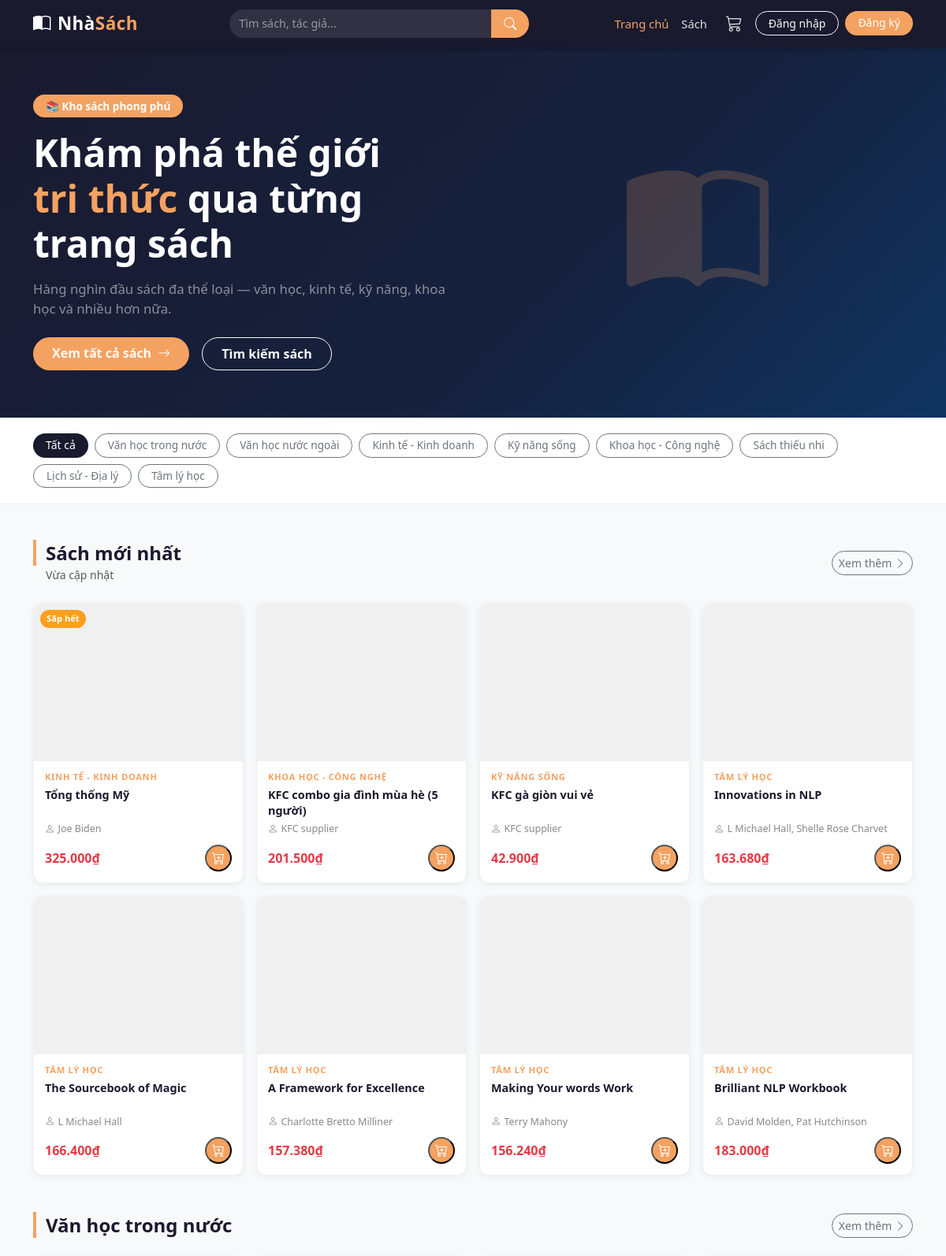
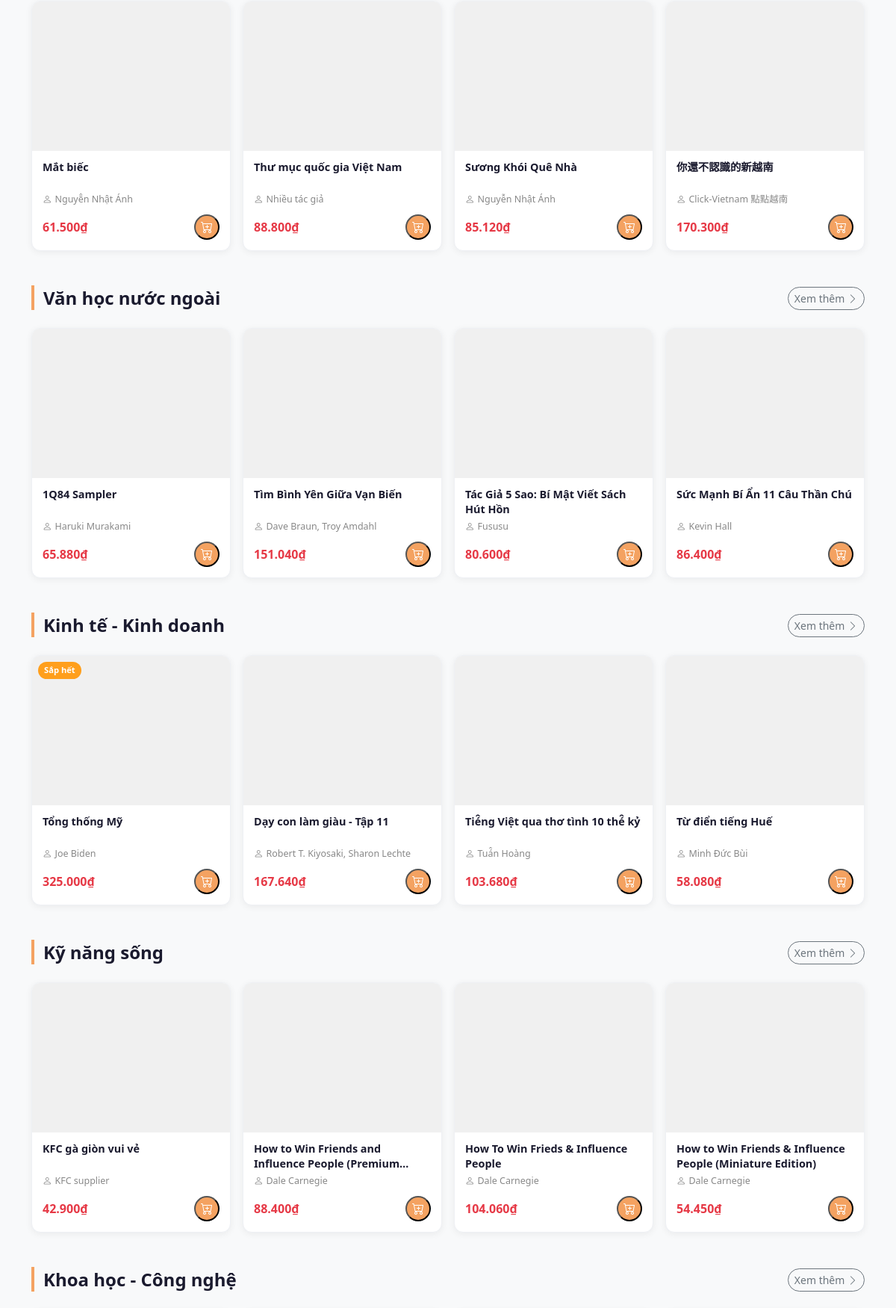
The page / (upper part) on the database its author committed (2 pictures, top to bottom).
### tables this page shows
CREATE TABLE `the_loai` (
  `id` int(11) NOT NULL,
  `ten` varchar(100) NOT NULL,
  `mo_ta` text DEFAULT NULL,
  `trang_thai` tinyint(1) NOT NULL DEFAULT 1
);

CREATE TABLE `sach` (
  `id` int(11) NOT NULL,
  `ma_sach` varchar(20) NOT NULL,
  `ten` varchar(255) NOT NULL,
  `tac_gia` varchar(150) DEFAULT NULL,
  `the_loai_id` int(11) NOT NULL,
  `nha_xb` varchar(150) DEFAULT NULL,
  `mo_ta` text DEFAULT NULL,
  `don_vi_tinh` varchar(30) DEFAULT 'cuốn',
  `hinh` varchar(255) DEFAULT NULL,
  `so_luong` int(11) NOT NULL DEFAULT 0,
  `gia_nhap` decimal(15,2) NOT NULL DEFAULT 0.00,
  `ty_le_ln` decimal(5,2) NOT NULL DEFAULT 0.00,
  `hien_trang` tinyint(1) NOT NULL DEFAULT 1,
  `da_nhap_hang` tinyint(1) NOT NULL DEFAULT 0,
  `ngay_tao` datetime DEFAULT current_timestamp()
);

### includes/card_sach.php (the view, shortened to what this page needs)
<div class="col-lg-3 col-md-4 col-sm-6 d-flex">
    <div class="card-sach w-100">
    <a href="/nhasach/book.php?id=<?= $sach['id'] ?>"
   class="card-sach-img-wrap"
   style="display:block; height:200px; overflow:hidden;">
      <?php if ($sach['so_luong'] <= 0): ?>
        <span class="card-sach-badge-out">Hết hàng</span>
      <?php elseif ($sach['so_luong'] <= 5): ?>
        <span class="card-sach-badge-low">Sắp hết</span>
      <?php endif; ?>
    </a>
    <div class="card-sach-body">
      <?php if (!empty($sach['ten_the_loai'])): ?>
        <span class="card-sach-tag"><?= htmlspecialchars($sach['ten_the_loai']) ?></span>
      <?php endif; ?>
      <a href="/nhasach/book.php?id=<?= $sach['id'] ?>" class="card-sach-title">
        <?= htmlspecialchars($sach['ten']) ?>
      </a>
      <?php if (!empty($sach['tac_gia'])): ?>
        <div class="card-sach-author">
          <i class="bi bi-person me-1"></i><?= htmlspecialchars($sach['tac_gia']) ?>
        </div>
      <?php endif; ?>
      <div class="card-sach-footer">
        <span class="card-sach-price">
          <?= number_format($sach['gia_ban'], 0, ',', '.') ?>₫
        </span>
        <?php if ($sach['so_luong'] > 0): ?>
          <button class="card-sach-btn-cart btn-them-gio"
          data-id="<?= $sach['id'] ?>"
          title="Thêm vào giỏ">
        <i class="bi bi-cart-plus"></i>
  </button>
<?php else: ?>
          <span class="card-sach-btn-disabled" title="Hết hàng">
            <i class="bi bi-cart-x"></i>
          </span>
        <?php endif; ?>
      </div>
    </div>
  </div>
</div>

### index.php (shortened to what this page needs)
<?php
require_once 'includes/header.php';
$stmt = $pdo->query("SELECT * FROM the_loai WHERE trang_thai = 1");
$the_loais = $stmt->fetchAll();
$stmt = $pdo->query("
    SELECT s.*, tl.ten AS ten_the_loai,
           ROUND(s.gia_nhap * (1 + s.ty_le_ln/100), 0) AS gia_ban
    FROM sach s
    JOIN the_loai tl ON s.the_loai_id = tl.id
    WHERE s.hien_trang = 1 AND s.so_luong > 0
    ORDER BY s.ngay_tao DESC
    LIMIT 8
");
$sach_moi = $stmt->fetchAll();
$sach_theo_loai = [];
foreach ($the_loais as $tl) {
    $stmt = $pdo->prepare("
        SELECT s.*, ROUND(s.gia_nhap * (1 + s.ty_le_ln/100), 0) AS gia_ban
        FROM sach s
        WHERE s.the_loai_id = ? AND s.hien_trang = 1 AND s.so_luong > 0
        ORDER BY s.ngay_tao DESC
        LIMIT 4
    ");
    $stmt->execute([$tl['id']]);
    $sachs = $stmt->fetchAll();
    if (count($sachs) > 0) {
        $sach_theo_loai[] = ['the_loai' => $tl, 'sachs' => $sachs];
    }
}
?>
<div class="hero-banner d-flex align-items-center"
     style="background: linear-gradient(135deg, #1a1a2e 0%, #16213e 60%, #0f3460 100%);
            min-height: 380px; padding: 60px 0;">
  <div class="container">
    <div class="row align-items-center">
      <div class="col-lg-6">
        <span class="badge mb-3 px-3 py-2" style="background:#f4a261; font-size:.85rem; border-radius:20px;">
          📚 Kho sách phong phú
        </span>
        <h1 class="display-5 fw-bold text-white mb-3">
          Khám phá thế giới<br>
          <span style="color:#f4a261;">tri thức</span> qua từng trang sách
        </h1>
        <p class="text-white-50 mb-4" style="font-size:1.05rem;">
          Hàng nghìn đầu sách đa thể loại — văn học, kinh tế, kỹ năng, khoa học và nhiều hơn nữa.
        </p>
        <div class="d-flex gap-3 flex-wrap">
          <a href="/nhasach/books.php" class="btn px-4 py-2 fw-semibold"
             style="background:#f4a261; color:#fff; border-radius:25px; border:none;">
            Xem tất cả sách <i class="bi bi-arrow-right ms-1"></i>
          </a>
          <a href="/nhasach/books.php?search=" class="btn btn-outline-light px-4 py-2 fw-semibold"
             style="border-radius:25px;">
            Tìm kiếm sách
          </a>
        </div>
      </div>
      <div class="col-lg-6 text-center d-none d-lg-block">
        <i class="bi bi-book-half" style="font-size: 180px; color: rgba(244,162,97,0.2);"></i>
      </div>
    </div>
  </div>
</div>
<div style="background:#fff; border-bottom: 1px solid #eee; padding: 20px 0;">
  <div class="container">
    <div class="d-flex gap-2 flex-wrap">
      <a href="/nhasach/books.php"
         class="btn btn-sm px-3"
         style="border-radius:20px; background:#1a1a2e; color:#fff; border:none;">
        Tất cả
      </a>
      <?php foreach ($the_loais as $tl): ?>
        <a href="/nhasach/books.php?the_loai=<?= $tl['id'] ?>"
           class="btn btn-sm btn-outline-secondary px-3"
           style="border-radius:20px; font-size:.85rem;">
          <?= htmlspecialchars($tl['ten']) ?>
        </a>
      <?php endforeach; ?>
    </div>
  </div>
</div>
<div class="container py-5">
  <?php if (count($sach_moi) > 0): ?>
  <section class="mb-5">
    <div class="d-flex justify-content-between align-items-center mb-4">
      <div>
        <h4 class="fw-bold mb-0" style="color:#1a1a2e;">
          <span style="border-left:4px solid #f4a261; padding-left:12px;">Sách mới nhất</span>
        </h4>
        <small class="text-muted ms-3">Vừa cập nhật</small>
      </div>
      <a href="/nhasach/books.php" class="btn btn-sm btn-outline-secondary" style="border-radius:20px;">
        Xem thêm <i class="bi bi-chevron-right"></i>
      </a>
    </div>
    <div class="row g-3">
      <?php foreach ($sach_moi as $sach): ?>
        <?php include 'includes/card_sach.php'; ?>
      <?php endforeach; ?>
    </div>
  </section>
  <?php endif; ?>
  <?php foreach ($sach_theo_loai as $nhom): ?>
  <section class="mb-5">
    <div class="d-flex justify-content-between align-items-center mb-4">
      <div>
        <h4 class="fw-bold mb-0" style="color:#1a1a2e;">
          <span style="border-left:4px solid #f4a261; padding-left:12px;">
            <?= htmlspecialchars($nhom['the_loai']['ten']) ?>
          </span>
        </h4>
      </div>
      <a href="/nhasach/books.php?the_loai=<?= $nhom['the_loai']['id'] ?>"
         class="btn btn-sm btn-outline-secondary" style="border-radius:20px;">
        Xem thêm <i class="bi bi-chevron-right"></i>
      </a>
    </div>
    <div class="row g-3">
      <?php foreach ($nhom['sachs'] as $sach): ?>
        <?php include 'includes/card_sach.php'; ?>
      <?php endforeach; ?>
    </div>
  </section>
  <?php endforeach; ?>
</div>
<?php require_once 'includes/footer.php'; ?>

### assets/css/style.css (style rules this page uses)
:root { --primary: #1a1a2e; --accent: #f4a261; --accent-dk: #e08c4a; --danger: #e63946; --light-bg: #f8f9fa; --card-radius: 12px; }
body { color: #2d2d2d; background: var(--light-bg); }
a { text-decoration: none; }
.card-sach { height: 100%; background: #fff; border-radius: var(--card-radius); box-shadow: 0 2px 10px rgba(0, 0, 0, 0.06); border: 1px solid #eef0f4; transition: transform 0.22s, box-shadow 0.22s, border-color 0.22s; overflow: hidden; display: flex; flex-direction: column; min-width: 0; }
.card-sach-img-wrap { display: block !important; position: relative; overflow: hidden; height: 200px; background: #f0f0f0; }
.card-sach-badge-out, .card-sach-badge-low { position: absolute; top: 8px; left: 8px; font-size: 0.7rem; font-weight: 700; padding: 3px 8px; border-radius: 20px; }
.card-sach-badge-low { background: #ff9f1c; color: #fff; }
.card-sach-body { padding: 12px 14px 14px; flex: 1; display: flex; flex-direction: column; }
.card-sach-tag { font-size: 0.7rem; color: var(--accent); text-transform: uppercase; letter-spacing: 0.06em; font-weight: 600; margin-bottom: 4px; display: block; min-height: 16px; }
.card-sach-title { font-size: 0.9rem; font-weight: 600; color: var(--primary); line-height: 1.4; display: -webkit-box; -webkit-line-clamp: 2; -webkit-box-orient: vertical; overflow: hidden; flex: 1; margin-bottom: 4px; min-height: 40px; }
.card-sach-author { font-size: 0.78rem; color: #888; margin-bottom: 10px; white-space: nowrap; overflow: hidden; text-overflow: ellipsis; min-height: 18px; }
.card-sach-footer { display: flex; align-items: center; justify-content: space-between; margin-top: auto; }
.card-sach-price { font-size: 1rem; font-weight: 700; color: var(--danger); }
.card-sach-btn-cart { width: 34px; height: 34px; border-radius: 50%; background: var(--accent); color: #fff; display: flex; align-items: center; justify-content: center; font-size: 1rem; transition: background 0.2s, transform 0.15s; flex-shrink: 0; }

### includes/header.php (style rules this page uses)
body { font-family: 'Segoe UI', sans-serif; background: #f8f9fa; }

### rows shown on the page
the_loai: ten "Văn học trong nước"
the_loai: ten "Văn học nước ngoài"
the_loai: ten "Kinh tế - Kinh doanh"
the_loai: ten "Kỹ năng sống"
the_loai: ten "Khoa học - Công nghệ"
the_loai: ten "Sách thiếu nhi"
the_loai: ten "Lịch sử - Địa lý"
the_loai: ten "Tâm lý học"
sach: so_luong "Sắp hết", the_loai.ten "KINH TẾ - KINH DOANH", ten "Tổng thống Mỹ", tac_gia "Joe Biden", gia_ban "325.000"
sach: the_loai.ten "KHOA HỌC - CÔNG NGHỆ", ten "KFC combo gia đình mùa hè (5 người)", tac_gia "KFC supplier", gia_ban "201.500"
sach: the_loai.ten "KỸ NĂNG SỐNG", ten "KFC gà giòn vui vẻ", tac_gia "KFC supplier", gia_ban "42.900"
sach: the_loai.ten "TÂM LÝ HỌC", ten "Innovations in NLP", tac_gia "L Michael Hall, Shelle Rose Charvet", gia_ban "163.680"
sach: the_loai.ten "TÂM LÝ HỌC", ten "The Sourcebook of Magic", tac_gia "L Michael Hall", gia_ban "166.400"
sach: the_loai.ten "TÂM LÝ HỌC", ten "A Framework for Excellence", tac_gia "Charlotte Bretto Milliner", gia_ban "157.380"
sach: the_loai.ten "TÂM LÝ HỌC", ten "Making Your words Work", tac_gia "Terry Mahony", gia_ban "156.240"
sach: the_loai.ten "TÂM LÝ HỌC", ten "Brilliant NLP Workbook", tac_gia "David Molden, Pat Hutchinson", gia_ban "183.000"
sach: ten "Mắt biếc", tac_gia "Nguyẽ̂n Nhật Ánh", gia_ban "61.500"
sach: $sach['id'] 2 (drawn), ten "Thư mục quốc gia Việt Nam", tac_gia "Nhiều tác giả", gia_ban "88.800"
sach: ten "Sương Khói Quê Nhà", tac_gia "Nguyễn Nhật Ánh", gia_ban "85.120"
sach: ten "你還不認識的新越南", tac_gia "Click-Vietnam 點點越南", gia_ban "170.300"
sach: ten "1Q84 Sampler", tac_gia "Haruki Murakami", gia_ban "65.880"
sach: ten "Tìm Bình Yên Giữa Vạn Biến", tac_gia "Dave Braun, Troy Amdahl", gia_ban "151.040"
sach: ten "Tác Giả 5 Sao: Bí Mật Viết Sách Hút Hồn", tac_gia "Fususu", gia_ban "80.600"
sach: ten "Sức Mạnh Bí Ẩn 11 Câu Thần Chú", tac_gia "Kevin Hall", gia_ban "86.400"
sach: ten "Dạy con làm giàu - Tập 11", tac_gia "Robert T. Kiyosaki, Sharon Lechte", gia_ban "167.640"
sach: ten "Tié̂ng Việt qua thơ tình 10 thé̂ kỷ", tac_gia "Tuá̂n Hoàng", gia_ban "103.680"
sach: ten "Từ điển tiếng Huế", tac_gia "Minh Đức Bùi", gia_ban "58.080"
sach: ten "How to Win Friends and Influence People…", tac_gia "Dale Carnegie", gia_ban "88.400"
sach: ten "How To Win Frieds & Influence People", tac_gia "Dale Carnegie", gia_ban "104.060"
sach: ten "How to Win Friends & Influence People (Miniature Edition)", tac_gia "Dale Carnegie", gia_ban "54.450"
